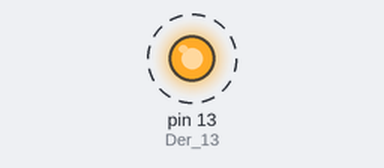
The sketch below on a simulated Arduino Uno, built with avr-gcc and run on an emulated ATmega328P. Shown: output pins drawn as LEDs (lit = HIGH). Dashed ring = blinking.

Above: at 0.05 s.
Timing chart, 0 to 3.0 s (numbered marks = the images above):
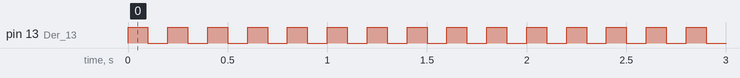

The sketch:

Blinkproject.ino
```cpp
/*
  Programm:   Blink-Applikation (lässt LED im Zeitabstand blinken)
  Boardinformationen:   Arduino-UNO
  LED = onBoadLED - kein GPIO nötig

  Autor:    Tim Bernhard
*/


// the setup function runs once when you press reset or power the board
void setup() {
  // PinMode von der eingebauten LED wird auf OUTPUT gesetzt
  pinMode(LED_BUILTIN, OUTPUT);
  pinMode(13, OUTPUT); //Der 13. Pin auf dem OnBoad Arduino-UNO steht für die LED, welche darauf eingebaut ist.
}

// the loop function runs over and over again forever
void loop() {
  digitalWrite(LED_BUILTIN, HIGH);   // turn the LED on (HIGH is the voltage level)
  delay(100);                       // wait for a second //Problem mit delay: Während diesem Delay kann der Mikrokontroller nichts ausführen.
  digitalWrite(LED_BUILTIN, LOW);    // turn the LED off by making the voltage LOW
  delay(100);                        // wait for a second
}
```

Measured:
- by itself, pin 13 (Der_13): alternates HIGH for 0.10 s and LOW for 0.10 s
